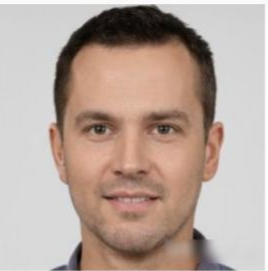
#> input picture Agent工单/Agent工单3/研发/strong_input/source_face.png, 268 x 271 px; its folder holds only this picture in this run
$ python -i outpainter.py   (imports and definitions only)
#> lines starting #> are read from the running program, lines starting #| are printed output that depends on the picture; after the words box and inside, x2 and y2 are one past the last pixel; in counts of white or black regions, pixels touching at a corner belong together
### Agent工单/Agent工单3/研发/config.py
# -*- coding: utf-8 -*-
"""
==============================================================================
功能说明：项目配置模块（WSL + SD WebUI API 版本）
==============================================================================
本文件定义了文生图智能体项目的所有配置参数，包括：
  - SD WebUI API 连接配置
  - 模型路径配置（WSL 路径）
  - Milvus / Redis 缓存（可选，默认关闭）
  - 图像生成参数（推理步数、引导系数、图像尺寸等）
  - 人脸旋转角度配置 / 扩图参数配置
  - 日志配置（统一使用 logging 模块）

工单编号：人工智能NLP-Agent数字人项目-文生图智能体任务
==============================================================================
"""

import os
import logging
from dataclasses import dataclass

PROJECT_ROOT = os.path.dirname(os.path.abspath(__file__))
OUTPUT_DIR = os.path.join(PROJECT_ROOT, "output")
INPUT_DIR = os.path.join(PROJECT_ROOT, "input")
MODELS_DIR = os.path.join(PROJECT_ROOT, "models")

os.makedirs(OUTPUT_DIR, exist_ok=True)
os.makedirs(INPUT_DIR, exist_ok=True)
os.makedirs(MODELS_DIR, exist_ok=True)

LOG_LEVEL = "INFO"
LOG_FORMAT = "%(asctime)s [%(levelname)s] %(name)s: %(message)s"


# [14 lines left out: function setup_logging, not called in this run]


# ============================================================
# SD WebUI API 配置（核心：通过 REST API 调用本地 SD WebUI）
# ============================================================
@dataclass
class WebUIConfig:
    """SD WebUI API 连接配置"""
    base_url: str = "http://127.0.0.1:7861"
    timeout: int = 300                          # API 超时秒数
    wait_startup: bool = True                   # 是否等待 WebUI 启动
    startup_timeout: int = 300                  # 启动超时秒数


# ============================================================
# 模型配置（WSL 路径）
# ============================================================
def resolve_sd_model_path() -> str:
    """解析 SD 模型路径（WSL）"""
    candidates = [
        os.environ.get("SD_MODEL_PATH", ""),
        os.path.join(MODELS_DIR, "v1-5-pruned-emaonly.safetensors"),
        "/home/zzy/stable-diffusion-webui/models/Stable-diffusion/v1-5-pruned-emaonly.safetensors",
    ]
    for path in candidates:
        if path and os.path.exists(path):
            return path
    return candidates[-1]


@dataclass
class ModelConfig:
    """模型相关配置"""
    sd_model_path: str = resolve_sd_model_path()
    face_detector_backend: str = "mediapipe"
    device: str = "cpu"     # WSL 里走 WebUI API，不需要本地 GPU 推理
    dtype: str = "float32"
    use_controlnet: bool = False


# ============================================================
# Milvus 配置（可选，默认禁用）
# ============================================================
@dataclass
class MilvusConfig:
    enabled: bool = False                       # 默认关闭
    host: str = "localhost"
    port: int = 19530
    collection_name: str = "face_prompt_vectors"
    vector_dim: int = 1024
    index_type: str = "IVF_FLAT"
    metric_type: str = "COSINE"
    nlist: int = 128
    top_k: int = 5


# ============================================================
# Redis 配置（可选，默认禁用）
# ============================================================
@dataclass
class RedisConfig:
    enabled: bool = False                       # 默认关闭
    host: str = "localhost"
    port: int = 6379
    db: int = 0
    password: str = ""
    cache_prefix: str = "face_gen:"
    expire_seconds: int = 86400
    max_cache_size: int = 1000


# ============================================================
# 检索配置
# ============================================================
@dataclass
class RetrievalConfig:
    enable_semantic_retrieval: bool = False     # 需要 Milvus，默认关闭
    similarity_threshold: float = 0.92
    reuse_only_same_task: bool = True


# ============================================================
# 生成参数配置
# ============================================================
@dataclass
class GenerationConfig:
    """SD 推理参数"""
    num_inference_steps: int = 30
    guidance_scale: float = 7.5
    image_width: int = 512
    image_height: int = 512
    denoising_strength: float = 0.25            # img2img 噪声强度（低=保留原图）
    seed: int = 42                              # 默认种子，-1为随机


# ============================================================
# 面部旋转配置
# ============================================================
@dataclass
class FaceRotationConfig:
    """面部旋转参数"""
    left_rotation_angle: float = -30.0
    right_rotation_angle: float = 30.0
    frontal_angle: float = 0.0
    crop_margin: int = 50
    face_fidelity: float = 0.75
    denoising_strength: float = 0.25   # 低强度=保留身份，高强度=改变人脸


# ============================================================
# ControlNet 配置（本地 diffusers 管线，不依赖 WebUI API）
# ============================================================
@dataclass
class ControlNetConfig:
    """ControlNet OpenPose + SD 本地推理配置"""
    enabled: bool = False
    sd_model_path: str = (
        "/home/zzy/stable-diffusion-webui/models/Stable-diffusion/"
        "v1-5-pruned-emaonly.safetensors"
    )
    controlnet_model_path: str = (
        "/home/zzy/stable-diffusion-webui/models/ControlNet/"
        "control_v11p_sd15_openpose.pth"
    )
    controlnet_config_path: str = (
        "/home/zzy/stable-diffusion-webui/models/ControlNet/config.json"
    )
    body_pose_model_path: str = ""              # OpenPose 模型路径，留空自动查找
    device: str = "cuda"                        # 推理设备
    torch_dtype: str = "float16"                # 精度
    conditioning_scale: float = 0.85            # ControlNet 控制强度
    use_ip_adapter: bool = False                # 是否加载 IP-Adapter
    ip_adapter_model_path: str = (
        "/home/zzy/stable-diffusion-webui/models/ControlNet/models/"
        "ip-adapter-plus-face_sd15.safetensors"
    )
    ip_adapter_scale: float = 0.7               # IP-Adapter 影响强度
    offline_mode: bool = True                   # 离线模式，不从 HF 在线下载


# ============================================================
# 强控制路线配置（推荐：ComfyUI + InstantID / IP-Adapter Face）
# ============================================================
@dataclass
class StrongControlConfig:
    """强身份一致性路线配置"""
    enabled: bool = True
    workflow_path: str = os.path.join(PROJECT_ROOT, "设计", "instantid_workflow_api.json")
    input_dir: str = os.path.join(PROJECT_ROOT, "研发", "strong_input")
    output_dir: str = os.path.join(PROJECT_ROOT, "研发", "strong_output")
    comfyui_api_url: str = "http://127.0.0.1:8188"
    checkpoint_name: str = "v1-5-pruned-emaonly.safetensors"
    checkpoint_family: str = "sd15"
    instantid_controlnet_name: str = "ControlNetModel/diffusion_pytorch_model.safetensors"
    allow_fallback: bool = False
    fallback_use_controlnet: bool = False


# ============================================================
# 扩图配置
# ============================================================
@dataclass
class OutpaintConfig:
    """图像扩图参数"""
    expand_ratio: float = 1.5
    expand_top: bool = True
    expand_bottom: bool = True
    expand_left: bool = True
    expand_right: bool = True
    denoising_strength: float = 0.80
    prompt: str = (
        "professional portrait photography, same person, "
        "upper body shot, elegant casual clothing, "
        "natural studio lighting with neutral background, "
        "sharp focus, 8k, highly detailed, "
        "seamless image extension, perfect composition, "
        "clean edges, natural skin texture"
    )
    negative_prompt: str = (
        "different person, face change, identity change, "
        "deformed, bad anatomy, disfigured, blurry, "
        "distorted, visible seams, hard edges, cut off, "
        "poorly drawn, watermark, text, signature, "
        "double face, multiple faces, different clothing, "
        "messy background, cluttered, low resolution"
    )


# ============================================================
# Prompt 模板 (从 prompts.py 导入，此处保留向后兼容)
# ============================================================
from prompts import FACE_PROMPT_TEMPLATE, FACE_NEGATIVE_PROMPT, FACE_CONTROLNET_TEMPLATE  # noqa: F401


# ============================================================
# 千问图像编辑模型配置（DashScope API）
# ============================================================
@dataclass
class QwenImageEditConfig:
    """千问 Qwen-Image-Edit-Max 图像编辑模型配置"""
    # API 连接
    api_key: str = "sk-cb2873cdfdb543d1a8a05f3ffda4620c"
    # 注意：图像编辑模型使用 DashScope 原生 multimodal API，
    # 与文本模型的 compatible-mode 端点不同
    base_url: str = "https://dashscope.aliyuncs.com/api/v1"
    # 文本对话可用: https://dashscope.aliyuncs.com/compatible-mode/v1
    model: str = "qwen-image-edit-max"

    # 生成参数
    n: int = 1                              # 输出图片数量 (1-6)
    size: str = "1024*1024"                 # 输出分辨率
    watermark: bool = False                 # 是否添加水印
    prompt_extend: bool = True              # 是否扩展提示词
    seed: int = -1                          # 随机种子，-1为随机
    negative_prompt: str = ""               # 反向提示词


# ============================================================
# 创建全局配置实例
# ============================================================
webui_config = WebUIConfig()
model_config = ModelConfig()
milvus_config = MilvusConfig()
redis_config = RedisConfig()
retrieval_config = RetrievalConfig()
gen_config = GenerationConfig()
face_config = FaceRotationConfig()
outpaint_config = OutpaintConfig()
controlnet_config = ControlNetConfig()
strong_control_config = StrongControlConfig()
qwen_config = QwenImageEditConfig()


# [14 lines left out: function log_config, not called in this run]

### Agent工单/Agent工单3/研发/cache_manager.py
# -*- coding: utf-8 -*-
"""
==============================================================================
功能说明：Redis 缓存管理模块
==============================================================================
本文件实现了基于 Redis 的图像生成结果缓存功能。
当 Redis 不可用或认证失败时，自动降级停用，避免重复刷屏报错。
==============================================================================
"""

import json
import base64
import hashlib
import logging
import cv2
import numpy as np
from typing import Optional, Dict, Any
import redis

from config import redis_config

logger = logging.getLogger(__name__)


class CacheManager:
    """Redis 缓存管理器"""

    def __init__(self):
        self.client = None
        self.connected = False
        self.disabled = False
        self.disable_reason = ""
        logger.info("缓存管理器初始化完成")

    def connect(self):
        """连接 Redis 服务；失败时自动停用缓存能力"""
        if self.connected or self.disabled:
            return
        try:
            self.client = redis.Redis(
                host=redis_config.host,
                port=redis_config.port,
                db=redis_config.db,
                password=redis_config.password or None,
                decode_responses=True,
                socket_timeout=5
            )
            self.client.ping()
            self.connected = True
            logger.info(f"Redis 连接成功: {redis_config.host}:{redis_config.port}")
        except Exception as e:
            self.disabled = True
            self.disable_reason = str(e)
            logger.warning(f"Redis 不可用，已自动降级停用缓存: {e}")

    def _make_key(self, token: str) -> str:
        return f"{redis_config.cache_prefix}{token}"

    @staticmethod
    def hash_prompt(prompt: str) -> str:
        return hashlib.md5(prompt.encode("utf-8")).hexdigest()

    @staticmethod
    def hash_image(image: np.ndarray) -> str:
        success, buffer = cv2.imencode(".png", image)
        if not success:
            raise ValueError("图像编码失败，无法生成缓存哈希")
        return hashlib.md5(buffer.tobytes()).hexdigest()

    def build_cache_token(self, prompt: str, image: Optional[np.ndarray] = None, extra_meta: Optional[Dict[str, Any]] = None) -> str:
        token_data = {
            "prompt": prompt,
            "image_hash": self.hash_image(image) if image is not None else "",
            "extra_meta": extra_meta or {}
        }
        token_text = json.dumps(token_data, ensure_ascii=False, sort_keys=True)
        return hashlib.md5(token_text.encode("utf-8")).hexdigest()

    # [23 lines left out: function cache_result, not called in this run]

    def get_cached(self, prompt: str, cache_token: Optional[str] = None) -> Optional[Dict[str, Any]]:
        self._ensure_connected()
        if self.disabled or self.client is None:
            return None
        token = cache_token or self.hash_prompt(prompt)
        key = self._make_key(token)
        data = self.client.get(key)
        if data is None:
            return None
        return json.loads(data)

    def get_cached_image(self, prompt: str, cache_token: Optional[str] = None) -> Optional[np.ndarray]:
        cached = self.get_cached(prompt, cache_token)
        if cached is None:
            return None
        img_b64 = cached["image_base64"]
        img_bytes = base64.b64decode(img_b64)
        img_array = np.frombuffer(img_bytes, np.uint8)
        return cv2.imdecode(img_array, cv2.IMREAD_COLOR)

    # [30 lines left out: functions delete_cache, get_cache_stats, not called in this run]

    def _ensure_connected(self):
        if not self.connected and not self.disabled:
            self.connect()


_cache_manager: Optional[CacheManager] = None


def get_cache_manager() -> CacheManager:
    global _cache_manager
    if _cache_manager is None:
        _cache_manager = CacheManager()
    return _cache_manager

### Agent工单/Agent工单3/研发/outpainter.py
# -*- coding: utf-8 -*-
"""
==============================================================================
功能说明：图像扩图核心模块（ImageOutpainter 类定义）
==============================================================================
本文件定义了 ImageOutpainter 类的核心结构：
  - 初始化与配置
  - PIL/OpenCV 图像格式互转工具
  - 缓存管理（Redis 精确缓存）
  - 扩图画布与遮罩创建（create_outpaint_canvas）
  - 核心扩图执行（outpaint）

渐进式扩图（outpaint_progressive）和质量验证（validate_outpaint）
通过 outpaint_utils.py 中的 monkeypatch 注入。

工单编号：人工智能NLP-Agent数字人项目-文生图智能体任务
==============================================================================
"""

import io
import base64
import numpy as np
import cv2
from PIL import Image, ImageFilter
from typing import Dict, Optional
import logging
import random
import requests

from config import (
    webui_config, gen_config, outpaint_config
)

logger = logging.getLogger(__name__)

# 可选缓存模块
try:
    from cache_manager import get_cache_manager
    _CACHE_AVAILABLE = True
except Exception:
    _CACHE_AVAILABLE = False


class ImageOutpainter:
    """图像扩图器 — 通过 SD WebUI Inpainting API 实现"""

    # [247 lines left out: functions __init__, _pil_to_base64, _base64_to_pil, _pil_to_cv2, _cv2_to_pil, _build_outpaint_meta and 4 more, not called in this run]


# 导入 outpaint_utils 触发 monkeypatch（注入 outpaint_progressive 和 validate_outpaint）
import outpaint_utils  # noqa: F401,E402

>>> import cv2
>>> picture = cv2.cvtColor(cv2.imread('strong_input/source_face.png'), cv2.COLOR_BGR2RGB)
>>> result = ImageOutpainter().outpaint(picture)
#> in _check_cache, `token = cache.build_cache_token(prompt, image, meta)`: token = 'b000658c74c8317bd79ca33a03ef3e5d'
#> (the call stopped at in connect, `self.client = redis.Redis( host=redis_config.host, port=redis_config.p..`: redis is not available in this run)
#> in _cv2_to_pil, returned value is the input picture: PIL image 268x271 RGB; mean R, G, B 156.5, 166.1, 184.3
#> in create_outpaint_canvas, `edge_pixels = np.concatenate(edge_samples)`: edge_pixels = 1178 rows, first 8: [252, 252, 252], [252, 252, 252], [253, 253, 253], [253, 253, 253], [251, 251, 251], [251, 251, 251], [251, 251, 251], [251, 251, 251]
#> in create_outpaint_canvas, `edge_color = tuple(int(c) for c in edge_pixels.mean(axis=0))`: edge_color = (224, 225, 227)
#> in create_outpaint_canvas, `canvas.paste(pil_img, (offset_x, offset_y))`:
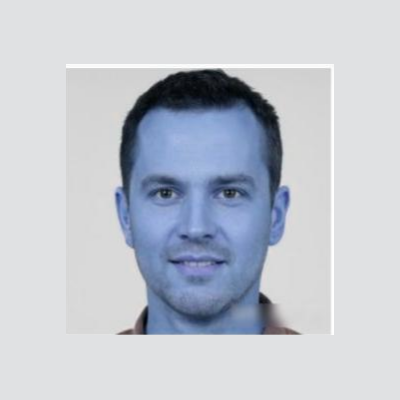
#> canvas: PIL image 400x400 RGB; mean R, G, B 193.4, 198.2, 207.6
#> in create_outpaint_canvas, `mask = Image.new("L", (new_w, new_h), 255)`: mask: PIL image 400x400 L; every value is 255
#> in create_outpaint_canvas, `mask_inner = Image.new("L", (inner_w, inner_h), 0)`: mask_inner: PIL image 242x245 L; every value is 0
#> in create_outpaint_canvas, `mask.paste( mask_inner, (offset_x + (w - inner_w) // 2, offset_y + (h ..`:
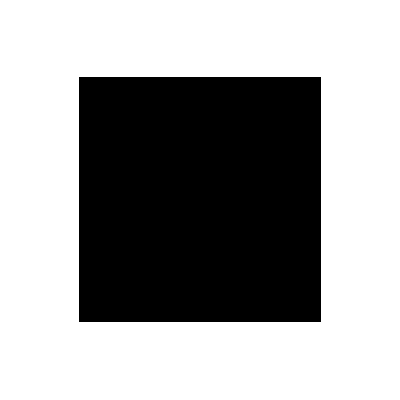
#> mask: PIL image 400x400 L; 62.9% white; 1 black region, box (x1, y1, x2, y2) and area: (79, 77, 321, 322) 59290
#> in create_outpaint_canvas, `mask = mask.filter(ImageFilter.GaussianBlur(radius=blur_radius))`:
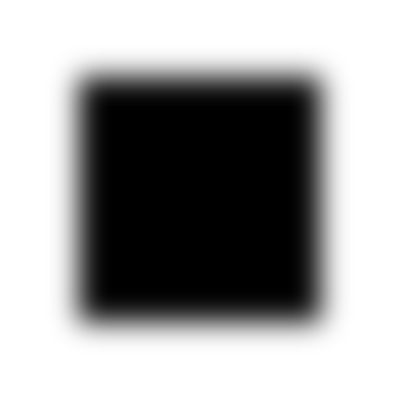
#> mask: PIL image 400x400 L; min 0, max 255, mean 160.5
#> (the run stopped early here; a loop or call above may not have finished)
